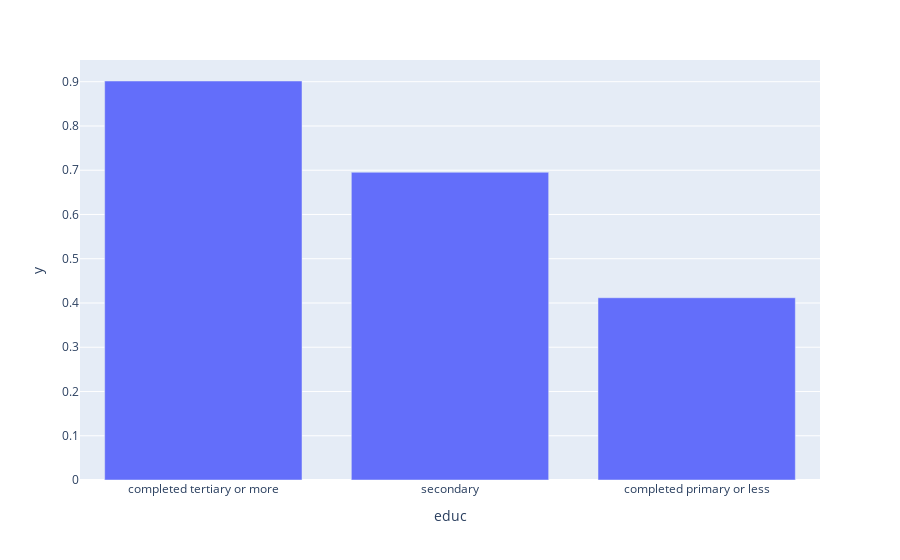

Here is the notebook cell this chart was saved with:
### Code cell
# Inclusión financiera por nivel de estudios
df2=df.groupby('educ')['inclusion_financiera'].mean()
fig = px.bar(df2, df2.index, y=df2).update_xaxes(categoryorder="total descending")
fig.show()
#1: primario completado o menos, 2: secundario, 3: terciario completado o más

### Figure 1 — Plotly figure (JSON) as saved in the notebook; plotly's stock layout.template omitted (floating-point values rounded to 4 significant figures)
{"data": [{"alignmentgroup": "True", "hovertemplate": "educ=%{x}<br>y=%{y}<extra></extra>", "legendgroup": "", "marker": {"color": "#636efa", "pattern": {"shape": ""}}, "name": "", "offsetgroup": "", "orientation": "v", "showlegend": false, "textposition": "auto", "type": "bar", "x": ["completed primary or less", "completed tertiary or more", "secondary"], "xaxis": "x", "y": [0.4118, 0.9016, 0.6954], "yaxis": "y"}], "layout": {"barmode": "relative", "legend": {"tracegroupgap": 0}, "margin": {"t": 60}, "xaxis": {"anchor": "y", "categoryorder": "total descending", "domain": [0, 1], "title": {"text": "educ"}}, "yaxis": {"anchor": "x", "domain": [0, 1], "title": {"text": "y"}}}}
